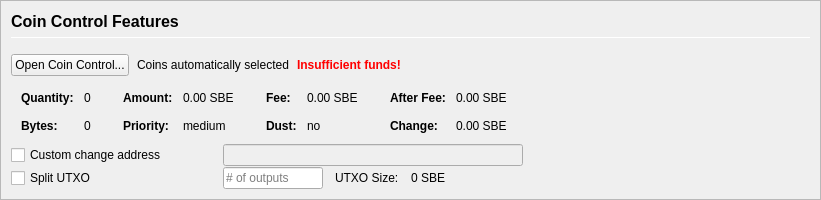
         <widget class="QFrame" name="frameCoinControl">
          <property name="sizePolicy">
           <sizepolicy hsizetype="Expanding" vsizetype="Expanding">
            <horstretch>0</horstretch>
            <verstretch>0</verstretch>
           </sizepolicy>
          </property>
          <property name="maximumSize">
           <size>
            <width>16777215</width>
            <height>16777215</height>
           </size>
          </property>
          <property name="frameShape">
           <enum>QFrame::StyledPanel</enum>
          </property>
          <property name="frameShadow">
           <enum>QFrame::Sunken</enum>
          </property>
          <layout class="QVBoxLayout" name="verticalLayoutCoinControl2">
           <property name="spacing">
            <number>0</number>
           </property>
           <property name="leftMargin">
            <number>0</number>
           </property>
           <property name="topMargin">
            <number>0</number>
           </property>
           <property name="rightMargin">
            <number>0</number>
           </property>
           <property name="bottomMargin">
            <number>0</number>
           </property>
           <item>
            <widget class="QFrame" name="frameCoinControl_BG">
             <layout class="QVBoxLayout" name="verticalLayoutCoinControl" stretch="0,0,0,0,0,0">
              <property name="spacing">
               <number>1</number>
              </property>
              <property name="leftMargin">
               <number>10</number>
              </property>
              <property name="topMargin">
               <number>10</number>
              </property>
              <item>
               <layout class="QHBoxLayout" name="horizontalLayoutCoinControl1">
                <property name="bottomMargin">
                 <number>15</number>
                </property>
                <item>
                 <layout class="QVBoxLayout" name="verticalLayout_3">
                  <property name="spacing">
                   <number>6</number>
                  </property>
                  <item>
                   <widget class="QLabel" name="labelCoinControlFeatures">
                    <property name="sizePolicy">
                     <sizepolicy hsizetype="Preferred" vsizetype="Maximum">
                      <horstretch>0</horstretch>
                      <verstretch>0</verstretch>
                     </sizepolicy>
                    </property>
                    <property name="minimumSize">
                     <size>
                      <width>0</width>
                      <height>20</height>
                     </size>
                    </property>
                    <property name="font">
                     <font>
                      <pointsize>12</pointsize>
                      <weight>75</weight>
                      <bold>true</bold>
                     </font>
                    </property>
                    <property name="styleSheet">
                     <string notr="true">font-weight:bold;</string>
                    </property>
                    <property name="text">
                     <string>Coin Control Features</string>
                    </property>
                   </widget>
                  </item>
                  <item>
                   <widget class="Line" name="line">
                    <property name="minimumSize">
                     <size>
                      <width>0</width>
                      <height>1</height>
                     </size>
                    </property>
                    <property name="maximumSize">
                     <size>
                      <width>16777215</width>
                      <height>1</height>
                     </size>
                    </property>
                    <property name="orientation">
                     <enum>Qt::Horizontal</enum>
                    </property>
                   </widget>
                  </item>
                 </layout>
                </item>
               </layout>
              </item>
              <item>
               <layout class="QHBoxLayout" name="horizontalLayoutCoinControl2" stretch="0,0,0,0">
                <property name="spacing">
                 <number>8</number>
                </property>
                <property name="bottomMargin">
                 <number>10</number>
                </property>
                <item>
                 <widget class="QPushButton" name="pushButtonCoinControl">
                  <property name="styleSheet">
                   <string notr="true"/>
                  </property>
                  <property name="text">
                   <string>Open Coin Control...</string>
                  </property>
                  <property name="autoDefault">
                   <bool>false</bool>
                  </property>
                 </widget>
                </item>
                <item>
                 <widget class="QLabel" name="labelCoinControlAutomaticallySelected">
                  <property name="text">
                   <string>Coins automatically selected</string>
                  </property>
                  <property name="margin">
                   <number>5</number>
                  </property>
                 </widget>
                </item>
                <item>
                 <widget class="QLabel" name="labelCoinControlInsuffFunds">
                  <property name="font">
                   <font>
                    <weight>75</weight>
                    <bold>true</bold>
                   </font>
                  </property>
                  <property name="styleSheet">
                   <string notr="true">color:red;font-weight:bold;</string>
                  </property>
                  <property name="text">
                   <string>Insufficient funds!</string>
                  </property>
                  <property name="margin">
                   <number>5</number>
                  </property>
                 </widget>
                </item>
                <item>
                 <spacer name="horizontalSpacerCoinControl">
                  <property name="orientation">
                   <enum>Qt::Horizontal</enum>
                  </property>
                  <property name="sizeHint" stdset="0">
                   <size>
                    <width>40</width>
                    <height>1</height>
                   </size>
                  </property>
                 </spacer>
                </item>
               </layout>
              </item>
              <item>
               <widget class="QWidget" name="widgetCoinControl" native="true">
                <property name="sizePolicy">
                 <sizepolicy hsizetype="Preferred" vsizetype="Preferred">
                  <horstretch>0</horstretch>
                  <verstretch>0</verstretch>
                 </sizepolicy>
                </property>
                <property name="minimumSize">
                 <size>
                  <width>0</width>
                  <height>0</height>
                 </size>
                </property>
                <property name="styleSheet">
                 <string notr="true"/>
                </property>
                <layout class="QHBoxLayout" name="horizontalLayoutCoinControl5">
                 <property name="leftMargin">
                  <number>0</number>
                 </property>
                 <property name="topMargin">
                  <number>0</number>
                 </property>
                 <property name="rightMargin">
                  <number>0</number>
                 </property>
                 <property name="bottomMargin">
                  <number>0</number>
                 </property>
                 <item>
                  <layout class="QHBoxLayout" name="horizontalLayoutCoinControl3" stretch="0,0,0,1">
                   <property name="spacing">
                    <number>20</number>
                   </property>
                   <property name="topMargin">
                    <number>0</number>
                   </property>
                   <property name="bottomMargin">
                    <number>10</number>
                   </property>
                   <item>
                    <layout class="QFormLayout" name="formLayoutCoinControl1">
                     <property name="horizontalSpacing">
                      <number>10</number>
                     </property>
                     <property name="verticalSpacing">
                      <number>14</number>
                     </property>
                     <property name="leftMargin">
                      <number>10</number>
                     </property>
                     <property name="topMargin">
                      <number>4</number>
                     </property>
                     <property name="rightMargin">
                      <number>6</number>
                     </property>
                     <item row="0" column="0">
                      <widget class="QLabel" name="labelCoinControlQuantityText">
                       <property name="font">
                        <font>
                         <weight>75</weight>
                         <bold>true</bold>
                        </font>
                       </property>
                       <property name="text">
                        <string>Quantity:</string>
                       </property>
                       <property name="margin">
                        <number>0</number>
                       </property>
                      </widget>
                     </item>
                     <item row="0" column="1">
                      <widget class="QLabel" name="labelCoinControlQuantity">
                       <property name="cursor">
                        <cursorShape>IBeamCursor</cursorShape>
                       </property>
                       <property name="contextMenuPolicy">
                        <enum>Qt::ActionsContextMenu</enum>
                       </property>
                       <property name="text">
                        <string notr="true">0</string>
                       </property>
                       <property name="margin">
                        <number>0</number>
                       </property>
                       <property name="textInteractionFlags">
                        <set>Qt::LinksAccessibleByMouse|Qt::TextSelectableByKeyboard|Qt::TextSelectableByMouse</set>
                       </property>
                      </widget>
                     </item>
                     <item row="1" column="0">
                      <widget class="QLabel" name="labelCoinControlBytesText">
                       <property name="font">
                        <font>
                         <weight>75</weight>
                         <bold>true</bold>
                        </font>
                       </property>
                       <property name="text">
                        <string>Bytes:</string>
                       </property>
                      </widget>
                     </item>
                     <item row="1" column="1">
                      <widget class="QLabel" name="labelCoinControlBytes">
                       <property name="cursor">
                        <cursorShape>IBeamCursor</cursorShape>
                       </property>
                       <property name="contextMenuPolicy">
                        <enum>Qt::ActionsContextMenu</enum>
                       </property>
                       <property name="text">
                        <string notr="true">0</string>
                       </property>
                       <property name="textInteractionFlags">
                        <set>Qt::LinksAccessibleByMouse|Qt::TextSelectableByKeyboard|Qt::TextSelectableByMouse</set>
                       </property>
                      </widget>
                     </item>
                    </layout>
                   </item>
                   <item>
                    <layout class="QFormLayout" name="formLayoutCoinControl2">
                     <property name="horizontalSpacing">
                      <number>10</number>
                     </property>
                     <property name="verticalSpacing">
                      <number>14</number>
                     </property>
                     <property name="leftMargin">
                      <number>6</number>
                     </property>
                     <property name="topMargin">
                      <number>4</number>
                     </property>
                     <property name="rightMargin">
                      <number>6</number>
                     </property>
                     <item row="0" column="0">
                      <widget class="QLabel" name="labelCoinControlAmountText">
                       <property name="font">
                        <font>
                         <weight>75</weight>
                         <bold>true</bold>
                        </font>
                       </property>
                       <property name="text">
                        <string>Amount:</string>
                       </property>
                       <property name="margin">
                        <number>0</number>
                       </property>
                      </widget>
                     </item>
                     <item row="0" column="1">
                      <widget class="QLabel" name="labelCoinControlAmount">
                       <property name="cursor">
                        <cursorShape>IBeamCursor</cursorShape>
                       </property>
                       <property name="contextMenuPolicy">
                        <enum>Qt::ActionsContextMenu</enum>
                       </property>
                       <property name="text">
                        <string notr="true">0.00 SBE</string>
                       </property>
                       <property name="textInteractionFlags">
                        <set>Qt::LinksAccessibleByMouse|Qt::TextSelectableByKeyboard|Qt::TextSelectableByMouse</set>
                       </property>
                      </widget>
                     </item>
                     <item row="1" column="0">
                      <widget class="QLabel" name="labelCoinControlPriorityText">
                       <property name="font">
                        <font>
                         <weight>75</weight>
                         <bold>true</bold>
                        </font>
                       </property>
                       <property name="text">
                        <string>Priority:</string>
                       </property>
                      </widget>
                     </item>
                     <item row="1" column="1">
                      <widget class="QLabel" name="labelCoinControlPriority">
                       <property name="cursor">
                        <cursorShape>IBeamCursor</cursorShape>
                       </property>
                       <property name="contextMenuPolicy">
                        <enum>Qt::ActionsContextMenu</enum>
                       </property>
                       <property name="text">
                        <string>medium</string>
                       </property>
                       <property name="textInteractionFlags">
                        <set>Qt::LinksAccessibleByMouse|Qt::TextSelectableByKeyboard|Qt::TextSelectableByMouse</set>
                       </property>
                      </widget>
                     </item>
                    </layout>
                   </item>
                   <item>
                    <layout class="QFormLayout" name="formLayoutCoinControl3">
                     <property name="horizontalSpacing">
                      <number>10</number>
                     </property>
                     <property name="verticalSpacing">
                      <number>14</number>
                     </property>
                     <property name="leftMargin">
                      <number>6</number>
                     </property>
                     <property name="topMargin">
                      <number>4</number>
                     </property>
                     <property name="rightMargin">
                      <number>6</number>
                     </property>
                     <item row="0" column="0">
                      <widget class="QLabel" name="labelCoinControlFeeText">
                       <property name="font">
                        <font>
                         <weight>75</weight>
                         <bold>true</bold>
                        </font>
                       </property>
                       <property name="text">
                        <string>Fee:</string>
                       </property>
                       <property name="margin">
                        <number>0</number>
                       </property>
                      </widget>
                     </item>
                     <item row="0" column="1">
                      <widget class="QLabel" name="labelCoinControlFee">
                       <property name="cursor">
                        <cursorShape>IBeamCursor</cursorShape>
                       </property>
                       <property name="contextMenuPolicy">
                        <enum>Qt::ActionsContextMenu</enum>
                       </property>
                       <property name="text">
                        <string notr="true">0.00 SBE</string>
                       </property>
                       <property name="textInteractionFlags">
                        <set>Qt::LinksAccessibleByMouse|Qt::TextSelectableByKeyboard|Qt::TextSelectableByMouse</set>
                       </property>
                      </widget>
                     </item>
                     <item row="1" column="0">
                      <widget class="QLabel" name="labelCoinControlLowOutputText">
                       <property name="font">
                        <font>
                         <weight>75</weight>
                         <bold>true</bold>
                        </font>
                       </property>
                       <property name="text">
                        <string>Dust:</string>
                       </property>
                      </widget>
                     </item>
                     <item row="1" column="1">
                      <widget class="QLabel" name="labelCoinControlLowOutput">
                       <property name="cursor">
                        <cursorShape>IBeamCursor</cursorShape>
                       </property>
                       <property name="contextMenuPolicy">
                        <enum>Qt::ActionsContextMenu</enum>
                       </property>
                       <property name="text">
                        <string>no</string>
                       </property>
                       <property name="textInteractionFlags">
                        <set>Qt::LinksAccessibleByMouse|Qt::TextSelectableByKeyboard|Qt::TextSelectableByMouse</set>
                       </property>
                      </widget>
                     </item>
                    </layout>
                   </item>
                   <item>
                    <layout class="QFormLayout" name="formLayoutCoinControl4">
                     <property name="horizontalSpacing">
                      <number>10</number>
                     </property>
                     <property name="verticalSpacing">
                      <number>14</number>
                     </property>
                     <property name="leftMargin">
                      <number>6</number>
                     </property>
                     <property name="topMargin">
                      <number>4</number>
                     </property>
                     <property name="rightMargin">
                      <number>6</number>
                     </property>
                     <item row="0" column="0">
                      <widget class="QLabel" name="labelCoinControlAfterFeeText">
                       <property name="font">
                        <font>
                         <weight>75</weight>
                         <bold>true</bold>
                        </font>
                       </property>
                       <property name="text">
                        <string>After Fee:</string>
                       </property>
                       <property name="margin">
                        <number>0</number>
                       </property>
                      </widget>
                     </item>
                     <item row="0" column="1">
                      <widget class="QLabel" name="labelCoinControlAfterFee">
                       <property name="cursor">
                        <cursorShape>IBeamCursor</cursorShape>
                       </property>
                       <property name="contextMenuPolicy">
                        <enum>Qt::ActionsContextMenu</enum>
                       </property>
                       <property name="text">
                        <string notr="true">0.00 SBE</string>
                       </property>
                       <property name="textInteractionFlags">
                        <set>Qt::LinksAccessibleByMouse|Qt::TextSelectableByKeyboard|Qt::TextSelectableByMouse</set>
                       </property>
                      </widget>
                     </item>
                     <item row="1" column="0">
                      <widget class="QLabel" name="labelCoinControlChangeText">
                       <property name="font">
                        <font>
                         <weight>75</weight>
                         <bold>true</bold>
                        </font>
                       </property>
                       <property name="text">
                        <string>Change:</string>
                       </property>
                      </widget>
                     </item>
                     <item row="1" column="1">
                      <widget class="QLabel" name="labelCoinControlChange">
                       <property name="cursor">
                        <cursorShape>IBeamCursor</cursorShape>
                       </property>
                       <property name="contextMenuPolicy">
                        <enum>Qt::ActionsContextMenu</enum>
                       </property>
                       <property name="text">
                        <string notr="true">0.00 SBE</string>
                       </property>
                       <property name="textInteractionFlags">
                        <set>Qt::LinksAccessibleByMouse|Qt::TextSelectableByKeyboard|Qt::TextSelectableByMouse</set>
                       </property>
                      </widget>
                     </item>
                    </layout>
                   </item>
                  </layout>
                 </item>
                </layout>
               </widget>
              </item>
              <item>
               <layout class="QHBoxLayout" name="horizontalLayoutCoinControl4">
                <property name="spacing">
                 <number>12</number>
                </property>
                <property name="sizeConstraint">
                 <enum>QLayout::SetDefaultConstraint</enum>
                </property>
                <property name="topMargin">
                 <number>0</number>
                </property>
                <property name="rightMargin">
                 <number>0</number>
                </property>
                <item>
                 <widget class="QCheckBox" name="checkBoxCoinControlChange">
                  <property name="sizePolicy">
                   <sizepolicy hsizetype="Preferred" vsizetype="Preferred">
                    <horstretch>0</horstretch>
                    <verstretch>0</verstretch>
                   </sizepolicy>
                  </property>
                  <property name="minimumSize">
                   <size>
                    <width>200</width>
                    <height>0</height>
                   </size>
                  </property>
                  <property name="maximumSize">
                   <size>
                    <width>200</width>
                    <height>16777215</height>
                   </size>
                  </property>
                  <property name="toolTip">
                   <string>If this is activated, but the change address is empty or invalid, change will be sent to a newly generated address.</string>
                  </property>
                  <property name="text">
                   <string>Custom change address</string>
                  </property>
                 </widget>
                </item>
                <item>
                 <widget class="QValidatedLineEdit" name="lineEditCoinControlChange">
                  <property name="enabled">
                   <bool>false</bool>
                  </property>
                  <property name="sizePolicy">
                   <sizepolicy hsizetype="Preferred" vsizetype="Preferred">
                    <horstretch>0</horstretch>
                    <verstretch>0</verstretch>
                   </sizepolicy>
                  </property>
                  <property name="minimumSize">
                   <size>
                    <width>300</width>
                    <height>0</height>
                   </size>
                  </property>
                 </widget>
                </item>
                <item>
                 <widget class="QLabel" name="labelCoinControlChangeLabel">
                  <property name="sizePolicy">
                   <sizepolicy hsizetype="Preferred" vsizetype="Preferred">
                    <horstretch>0</horstretch>
                    <verstretch>0</verstretch>
                   </sizepolicy>
                  </property>
                  <property name="minimumSize">
                   <size>
                    <width>100</width>
                    <height>0</height>
                   </size>
                  </property>
                  <property name="text">
                   <string/>
                  </property>
                  <property name="margin">
                   <number>3</number>
                  </property>
                 </widget>
                </item>
               </layout>
              </item>
              <item>
               <layout class="QHBoxLayout" name="horizontalLayoutCoinControl6">
                <property name="spacing">
                 <number>12</number>
                </property>
                <property name="rightMargin">
                 <number>0</number>
                </property>
                <item>
                 <widget class="QCheckBox" name="splitBlockCheckBox">
                  <property name="sizePolicy">
                   <sizepolicy hsizetype="Preferred" vsizetype="Preferred">
                    <horstretch>0</horstretch>
                    <verstretch>0</verstretch>
                   </sizepolicy>
                  </property>
                  <property name="minimumSize">
                   <size>
                    <width>200</width>
                    <height>0</height>
                   </size>
                  </property>
                  <property name="maximumSize">
                   <size>
                    <width>200</width>
                    <height>16777215</height>
                   </size>
                  </property>
                  <property name="text">
                   <string>Split UTXO</string>
                  </property>
                 </widget>
                </item>
                <item>
                 <widget class="QLineEdit" name="splitBlockLineEdit">
                  <property name="sizePolicy">
                   <sizepolicy hsizetype="Preferred" vsizetype="Preferred">
                    <horstretch>50</horstretch>
                    <verstretch>0</verstretch>
                   </sizepolicy>
                  </property>
                  <property name="minimumSize">
                   <size>
                    <width>100</width>
                    <height>0</height>
                   </size>
                  </property>
                  <property name="maximumSize">
                   <size>
                    <width>100</width>
                    <height>16777215</height>
                   </size>
                  </property>
                  <property name="placeholderText">
                   <string># of outputs</string>
                  </property>
                 </widget>
                </item>
                <item>
                 <widget class="QLabel" name="labelBlockSizeText">
                  <property name="text">
                   <string>UTXO Size:</string>
                  </property>
                 </widget>
                </item>
                <item>
                 <widget class="QLabel" name="labelBlockSize">
                  <property name="text">
                   <string>0 SBE</string>
                  </property>
                 </widget>
                </item>
                <item>
                 <spacer name="horizontalSpacer_7">
                  <property name="orientation">
                   <enum>Qt::Horizontal</enum>
                  </property>
                  <property name="sizeHint" stdset="0">
                   <size>
                    <width>40</width>
                    <height>20</height>
                   </size>
                  </property>
                 </spacer>
                </item>
               </layout>
              </item>
              <item>
               <spacer name="verticalSpacerCoinControl">
                <property name="orientation">
                 <enum>Qt::Vertical</enum>
                </property>
                <property name="sizeHint" stdset="0">
                 <size>
                  <width>800</width>
                  <height>1</height>
                 </size>
                </property>
               </spacer>
              </item>
             </layout>
            </widget>
           </item>
          </layout>
         </widget>
